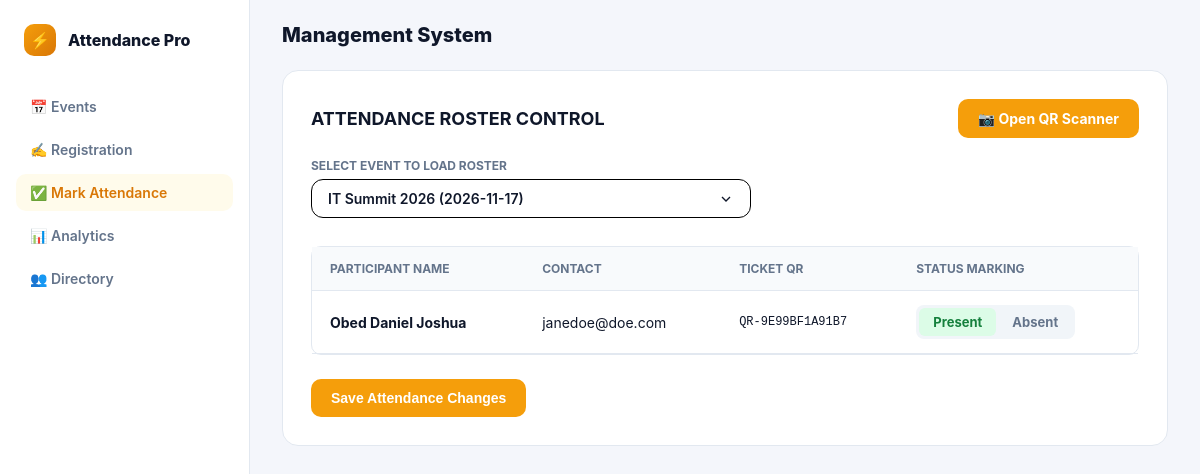
The page /attendance?event_id=1 on the database its author committed.
### tables this page shows
CREATE TABLE registrations (
    registration_id INTEGER PRIMARY KEY AUTOINCREMENT,
    event_id INTEGER NOT NULL,
    participant_id INTEGER NOT NULL,
    attendance_status TEXT NOT NULL DEFAULT 'Absent' CHECK (attendance_status IN ('Present', 'Absent')),
    qr_code TEXT NOT NULL UNIQUE,
    FOREIGN KEY (event_id) REFERENCES events (event_id) ON DELETE CASCADE,
    FOREIGN KEY (participant_id) REFERENCES participants (participant_id) ON DELETE CASCADE,
    UNIQUE(event_id, participant_id)
);

CREATE TABLE participants (
    participant_id INTEGER PRIMARY KEY AUTOINCREMENT,
    name TEXT NOT NULL,
    contact TEXT NOT NULL UNIQUE,
    user_qr TEXT NOT NULL UNIQUE
);

### app.py (the view, shortened to what this page needs)
@app.route("/attendance", methods=["GET", "POST"])
def attendance():
    conn = get_db()
    selected_event_id = request.args.get("event_id", type=int)
    events_list = conn.execute("SELECT * FROM events").fetchall()
    participants = []
    if selected_event_id:
        participants = conn.execute("""
            SELECT p.participant_id, p.name, p.contact, p.user_qr, r.attendance_status, r.qr_code
            FROM participants p
            JOIN registrations r ON p.participant_id = r.participant_id
            WHERE r.event_id = ?
        """, (selected_event_id,)).fetchall()
    conn.close()
    return render_template("attendance.html", events=events_list, participants=participants, selected_event_id=selected_event_id, active_page="attendance")

### app.py (called while the page is built, shortened)
def get_db():
    db_exists = os.path.exists(DB_PATH)
    conn = sqlite3.connect(DB_PATH)
    conn.row_factory = sqlite3.Row
    conn.execute("PRAGMA foreign_keys = ON;")
    return conn

### templates/attendance.html (shortened to what this page needs)
{% extends "base.html" %}
{% block content %}
<div style="display: flex; justify-content: space-between; align-items: center; flex-wrap: wrap; gap: 12px; margin-bottom: 20px;">
    <h2 style="font-size: 18px; text-transform: uppercase; margin: 0;">Attendance Roster Control</h2>
    <a href="{{ url_for('scanner', event_id=selected_event_id) if selected_event_id else url_for('scanner') }}" class="btn" style="text-decoration: none;">
        📷 Open QR Scanner
    </a>
</div>
<form method="GET" action="{{ url_for('attendance') }}" id="eventSelectForm" style="max-width: 440px; margin-bottom: 28px;">
    <div class="form-group">
        <label>Select Event to Load Roster</label>
        <div class="custom-dropdown-container">
            <div class="custom-dropdown-trigger">
                <span class="selected-label">
                    {% set ns = namespace(label='-- Choose an Event --') %}
                    {% for event in events %}
                        {% if selected_event_id == event.event_id %}
                            {% set ns.label = event.title ~ ' (' ~ event.event_date ~ ')' %}
                        {% endif %}
                    {% endfor %}
                    {{ ns.label }}
                </span>
                <svg width="16" height="16" viewBox="0 0 24 24" fill="none" stroke="currentColor" stroke-width="2"><polyline points="6 9 12 15 18 9"></polyline></svg>
            </div>
        </div>
    </div>
</form>
{% if selected_event_id %}
<form method="POST" action="{{ url_for('attendance') }}">
    <table>
        <thead>
            <tr>
                <th>Participant Name</th>
                <th>Contact</th>
                <th>Ticket QR</th>
                <th>Status Marking</th>
            </tr>
        </thead>
        <tbody>
            {% for p in participants %}
            <tr>
                <td style="font-weight: 700;">{{ p.name }}</td>
                <td>{{ p.contact }}</td>
                <td style="font-family: monospace; font-size: 12px;">{{ p.qr_code }}</td>
                <td>
                    <div class="status-toggle-group">
                        <label class="toggle-btn {% if p.attendance_status == 'Present' %}active-present{% endif %}">
                            <input type="radio" name="status_{{ p.participant_id }}" value="Present" {% if p.attendance_status == 'Present' %}checked{% endif %} onchange="this.form.submit()"> Present
                        </label>
                        <label class="toggle-btn {% if p.attendance_status == 'Absent' %}active-absent{% endif %}">
                            <input type="radio" name="status_{{ p.participant_id }}" value="Absent" {% if p.attendance_status == 'Absent' %}checked{% endif %} onchange="this.form.submit()"> Absent
                        </label>
                    </div>
                </td>
            </tr>
            {% else %}
            <tr>
                <td colspan="4" style="text-align: center; color: var(--text-secondary); padding: 24px;">
                    No registered participants found for this event.
                </td>
            </tr>
            {% endfor %}
        </tbody>
    </table>
    {% if participants %}
        <button type="submit" style="margin-top: 24px;">Save Attendance Changes</button>
    {% endif %}
</form>
{% endif %}
{% endblock %}

### templates/base.html (style rules this page uses)
:root { font-family: -apple-system, BlinkMacSystemFont, "Segoe UI", Roboto, sans-serif; --bg-main: #f4f6fb; --panel-bg: #ffffff; --sidebar-bg: #ffffff; --border-color: #e2e8f0; --text-primary: #0f172a; --text-secondary: #64748b; --accent-primary: #f59e0b; --accent-hover: #d97706; --accent-soft: #fffbeb; --indigo-primary: #4f46e5; --danger-color: #ef4444; --radius-lg: 16px; --radius-md: 10px; }
*, *::before, *::after { box-sizing: border-box; }
body { margin: 0; padding: 0; background-color: var(--bg-main); color: var(--text-primary); display: flex; min-height: 100vh; }
.custom-dropdown-container { position: relative; display: inline-block; width: 100%; }
.custom-dropdown-trigger { width: 100%; padding: 10px 16px; background: #ffffff; border: 1px solid #000000; border-radius: 12px; display: flex; align-items: center; justify-content: space-between; font-size: 14px; font-weight: 600; cursor: pointer; user-select: none; transition: background 150ms ease; }
.form-group { margin-bottom: 18px; }
label { display: block; font-size: 12px; font-weight: 700; color: var(--text-secondary); text-transform: uppercase; margin-bottom: 6px; }
button, .btn { display: inline-flex; align-items: center; justify-content: center; padding: 11px 20px; font-size: 14px; font-weight: 700; color: #ffffff; background: var(--accent-primary); border: none; border-radius: var(--radius-md); cursor: pointer; }
table { width: 100%; border-collapse: separate; border-spacing: 0; border: 1px solid var(--border-color); border-radius: var(--radius-md); }
th, td { padding: 14px 18px; border-bottom: 1px solid var(--border-color); text-align: left; font-size: 14px; }
th { background: #f8fafc; font-size: 12px; text-transform: uppercase; color: var(--text-secondary); }

### templates/attendance.html (style rules this page uses)
.status-toggle-group { display: inline-flex; background: #f1f5f9; padding: 3px; border-radius: 8px; gap: 2px; }
.toggle-btn { padding: 6px 14px; font-size: 13px; font-weight: 700; cursor: pointer; border-radius: 6px; color: var(--text-secondary); transition: all 150ms ease; margin-bottom: 0 !important; text-transform: none !important; }
.toggle-btn.active-present { background: #dcfce7; color: #15803d; }

### rows shown on the page
registrations: name "Obed Daniel Joshua", contact "janedoe@doe.com", qr_code "QR-9E99BF1A91B7"

### other values the page prints
{{ ns.label }} "IT Summit 2026 (2026-11-17)"
